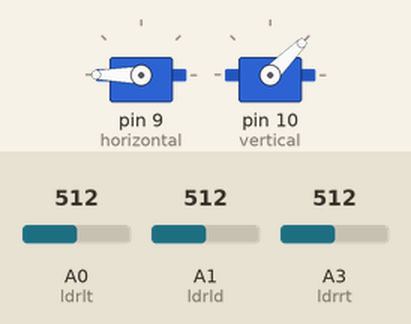
Bench run of a sketch on a simulated Arduino Uno, built with avr-gcc and run on an emulated ATmega328P. On the bench: 2 × servo. Inputs (shaded band) come from the test bench; at power-on: A0 (ldrlt) = 512, A1 (ldrld) = 512, A3 (ldrrt) = 512.

Above: at 3.7 s.
3.8 s: A0 (ldrlt) set to 681
5.3 s: A0 (ldrlt) set to 712
At 5.46 s:
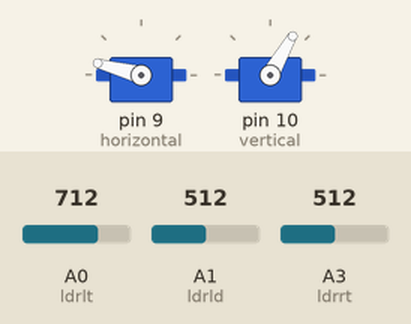
At 7.7 s:
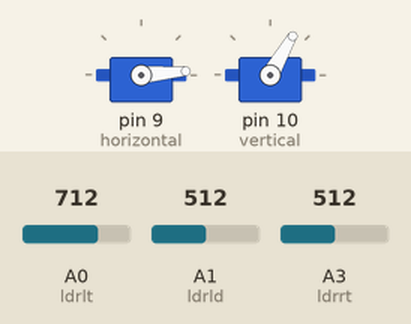
8.3 s: A1 (ldrld) set to 885
9.8 s: A1 (ldrld) set to 912
At 11.5 s:
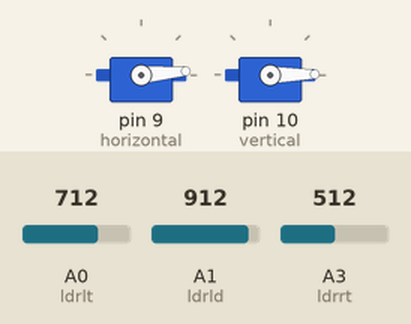
11.9 s: A3 (ldrrt) set to 884
13.4 s: A3 (ldrrt) set to 919
At 16.5 s:
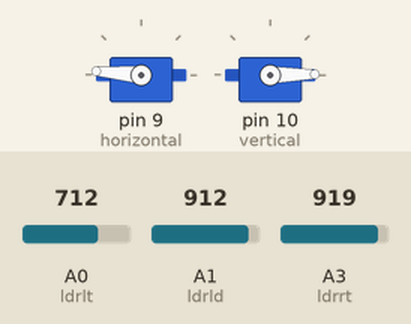
Timing chart, 0 to 17.4 s (numbered marks = the images above; inputs shaded):
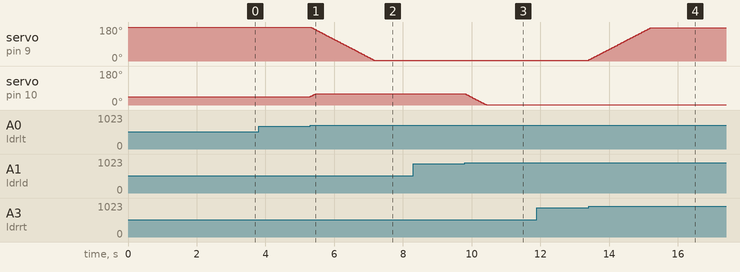

The sketch:

solar_tracker.ino
```cpp
#include <Servo.h>

Servo horizontal; // horizontal servo
int servoh = 180;
int servohLimitHigh = 175;
int servohLimitLow = 5;

Servo vertical; // vertical servo
int servov = 45;
int servovLimitHigh = 60;
int servovLimitLow = 1;

// LDR pin connections
int ldrlt = A0; // LDR top left - BOTTOM LEFT
int ldrrt = A3; // LDR top right - BOTTOM RIGHT
int ldrld = A1; // LDR down left - TOP LEFT
int ldrrd = A3; // LDR down right - TOP RIGHT

void setup() {
    horizontal.attach(9);
    vertical.attach(10);
    horizontal.write(180);
    vertical.write(45);
    delay(2500);
}

void loop() {
    int lt = analogRead(ldrlt); // top left
    int rt = analogRead(ldrrt); // top right
    int ld = analogRead(ldrld); // down left
    int rd = analogRead(ldrrd); // down right

    int dtime = 10;
    int tol = 90; // tolerance value

    int avt = (lt + rt) / 2; // average value top
    int avd = (ld + rd) / 2; // average value down
    int avl = (lt + ld) / 2; // average value left
    int avr = (rt + rd) / 2; // average value right

    int dvert = avt - avd; // difference of up and down
    int dhoriz = avl - avr; // difference of left and right

    if (-1 * tol > dvert || dvert > tol) {
        if (avt > avd) {
            servov = ++servov;
            if (servov > servovLimitHigh) { servov = servovLimitHigh; }
        } else if (avt < avd) {
            servov = --servov;
            if (servov < servovLimitLow) { servov = servovLimitLow; }
        }
        vertical.write(servov);
    }

    if (-1 * tol > dhoriz || dhoriz > tol) {
        if (avl > avr) {
            servoh = --servoh;
            if (servoh < servohLimitLow) { servoh = servohLimitLow; }
        } else if (avl < avr) {
            servoh = ++servoh;
            if (servoh > servohLimitHigh) { servoh = servohLimitHigh; }
        } else if (avl == avr) {
            delay(5000);
        }
        horizontal.write(servoh);
    }

    delay(dtime);
}
```

Measured:
- the behaviour switches between 693 and 694 on A0 (ldrlt) (found by bisection; images 0 and 1)
- the behaviour switches between 893 and 894 on A1 (ldrld) (found by bisection; images 2 and 3)
- the behaviour switches between 902 and 903 on A3 (ldrrt) (found by bisection; images 3 and 4)
- after the input at 3.8 s, every drawn part: stays the same
- after the input at 5.3 s, servo on pin 9 (horizontal): moves from 180° to 5° over 1.8 s, starting at once; servo on pin 10 (vertical): 45° → 60° at once
- after the input at 8.3 s, every drawn part: stays the same
- after the input at 9.8 s, servo on pin 10 (vertical): moves from 60° to 1° over 0.61 s, starting at once
- after the input at 11.9 s, every drawn part: stays the same
- after the input at 13.4 s, servo on pin 9 (horizontal): moves from 5° to 175° over 1.8 s, starting at once
